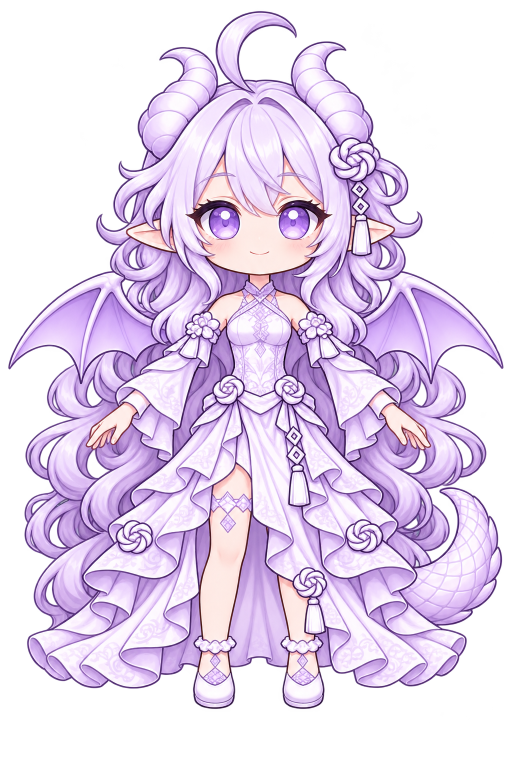
#> input picture live2d/source/master-a-pose.png, 1024 x 1536 px (shown at 1/2 size); its folder holds 5 pictures in this run
$ python prepare_live2d_layers.py
#> lines starting #> are read from the running program, lines starting #| are printed output that depends on the picture; after the words box and inside, x2 and y2 are one past the last pixel; in counts of white or black regions, pixels touching at a corner belong together
#> `COMPOSITE = Image.new("RGBA", SIZE)`: COMPOSITE: PIL image 1024x1536 RGBA; every value is 0
"""Pack imagegen underpaint + supplied illustration into aligned Cubism layers.

Masks perform technical part extraction; new hidden artwork is supplied by the
imagegen underpaint sources. All output keeps the 1024x1536 reference coordinates.
"""
from pathlib import Path
import json
import numpy as np
from PIL import Image, ImageDraw, ImageChops

ROOT = Path(__file__).resolve().parents[1]
SRC = ROOT / "live2d" / "source"
OUT = SRC / "layers"
SIZE = (1024, 1536)


def image(name):
#> called with name = 'master-a-pose.png'
    im = Image.open(SRC / name).convert("RGBA")
#> im is the input picture: PIL image 1024x1536 RGBA; mean R, G, B, A 157.9, 137.2, 171.2, 146.4
    assert im.size == SIZE
    a = np.array(im)
    alpha = a[..., 3]
    alpha[alpha <= 6] = 0
#> alpha: shape (1536, 1024); min 0, max 254, mean 146.4
    alpha[alpha >= 247] = 255
    a[..., :3][alpha == 0] = 0
#> call 2 of image, with name = 'body-underpaint.png'
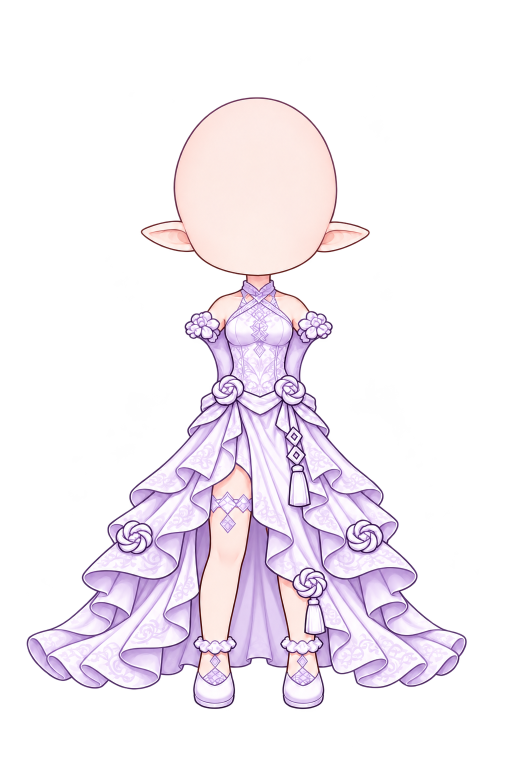
#> input picture live2d/source/body-underpaint.png, 1024 x 1536 px (shown at 1/2 size)
#> in image, im is the input picture: PIL image 1024x1536 RGBA; mean R, G, B, A 101.8, 90.3, 101.9, 75.6
#> in image (call 2), `alpha[alpha <= 6] = 0`: alpha: shape (1536, 1024); min 0, max 254, mean 75.6
#> call 3 of image, with name = 'back-hair-underpaint.png'
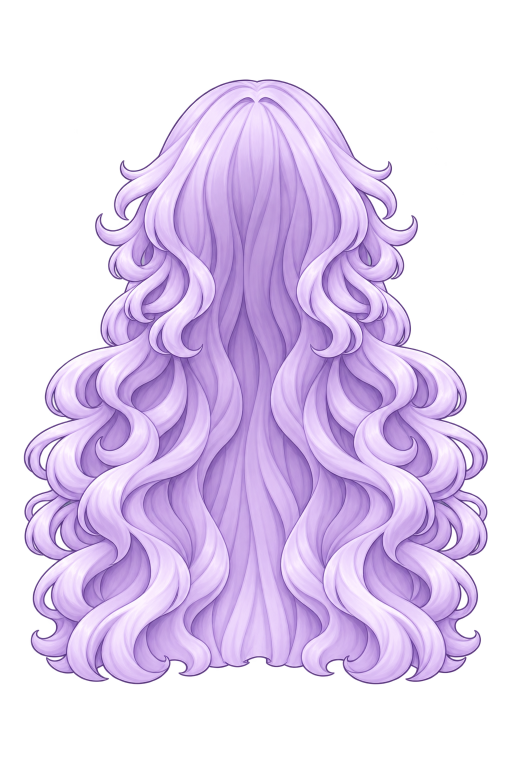
#> input picture live2d/source/back-hair-underpaint.png, 1024 x 1536 px (shown at 1/2 size)
#> in image, im is the input picture: PIL image 1024x1536 RGBA; mean R, G, B, A 136.5, 115.4, 155.1, 130.6
#> in image (call 3), `alpha[alpha <= 6] = 0`: alpha: shape (1536, 1024); min 0, max 254, mean 130.6
#> call 4 of image, with name = 'wings-underpaint.png'
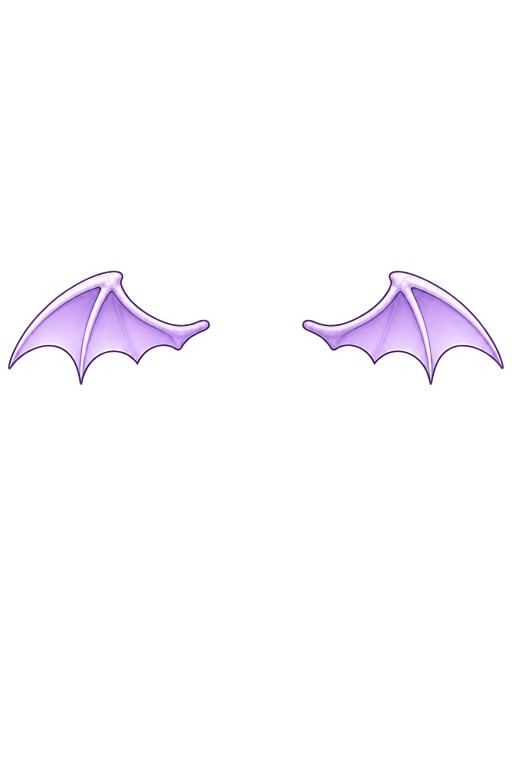
#> input picture live2d/source/wings-underpaint.png, 1024 x 1536 px (shown at 1/2 size)
#> in image, im is the input picture: PIL image 1024x1536 RGBA; mean R, G, B, A 25.2, 21.1, 28.7, 12.1
#> in image (call 4), `alpha[alpha <= 6] = 0`: alpha: shape (1536, 1024); min 0, max 254, mean 12.1
#> in image (call 4), `alpha[alpha >= 247] = 255`: alpha: shape (1536, 1024); min 0, max 255, mean 12.2
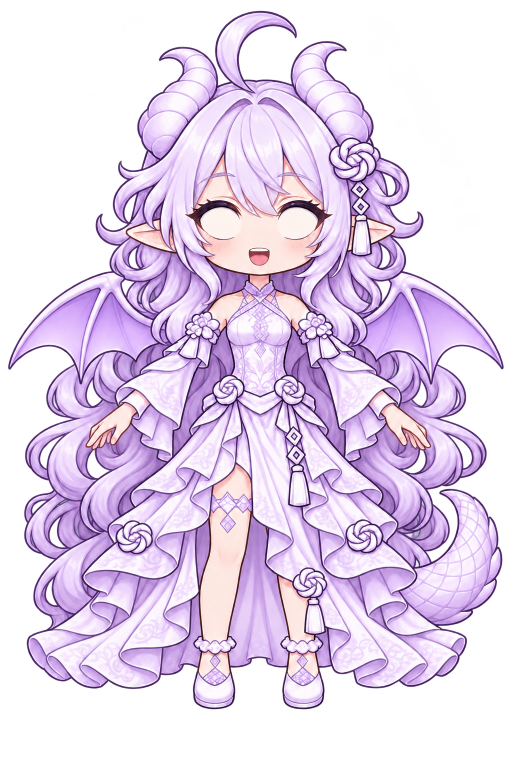
#> input picture live2d/source/face-underpaint.png, 1024 x 1536 px (shown at 1/2 size)
#> in image, im is the input picture: PIL image 1024x1536 RGBA; mean R, G, B, A 155.4, 133.9, 167.8, 147.3
#> in image (call 5), `alpha[alpha <= 6] = 0`:
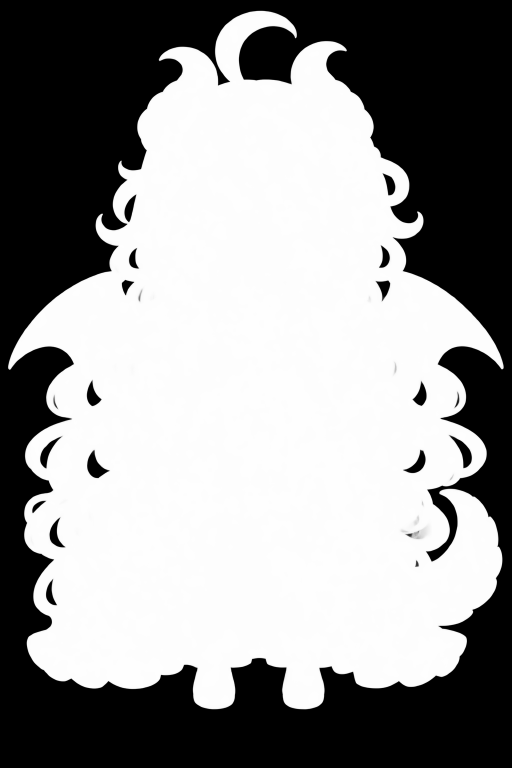
#> alpha: shape (1536, 1024) (shown at 1/2 size); min 0, max 254, mean 147.2
    return Image.fromarray(a)


def poly(points):
    m = Image.new("L", SIZE)
    ImageDraw.Draw(m).polygon(points, fill=255)
    return m


def rect(box):
#> called with box = (320, 120, 700, 1390)
    m = Image.new("L", SIZE); ImageDraw.Draw(m).rectangle(box, fill=255); return m
#> after `m = Image.new('L', SIZE)`: m: PIL image 1024x1536 L; every value is 0
#> after `ImageDraw.Draw(m).rectangle(box, fill=255)`:
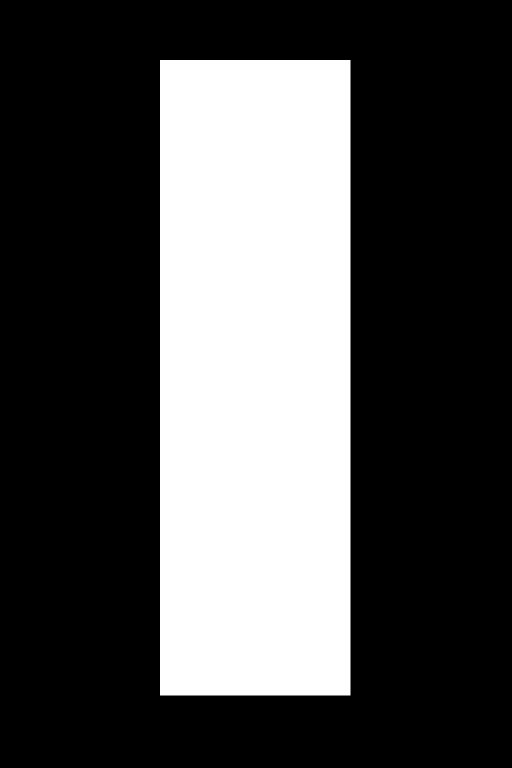
#> m: PIL image 1024x1536 L (shown at 1/2 size); 30.8% white; 1 white region, box (x1, y1, x2, y2) and area: (320, 120, 701, 1391) 484251


def ellipse(box):
    m = Image.new("L", SIZE); ImageDraw.Draw(m).ellipse(box, fill=255); return m


def subtract(a, b):
    return ImageChops.subtract(a, b)


def add(name, tag, im, mask, group="body", mesh_step=25, joint=None, pivot=None):
#> called with name = 'back_hair_center', tag = 'back hair', group = 'head', mesh_step = 25
    layer = im.copy()
    layer.putalpha(ImageChops.multiply(layer.getchannel("A"), mask))
    box = layer.getchannel("A").getbbox()
#> box = (320, 158, 701, 1356)
    if not box: raise ValueError("Empty layer: " + name)
    file = name + ".png"
    layer.save(OUT / file)
    x0, y0, x1, y1 = box
#> x0 = 320; y0 = 158; x1 = 701; y1 = 1356
    step = mesh_step
    xs = list(np.linspace(max(0, x0 - 2), min(SIZE[0], x1 + 2), max(3, int((x1 - x0) / step) + 1)))
    ys = list(np.linspace(max(0, y0 - 2), min(SIZE[1], y1 + 2), max(3, int((y1 - y0) / step) + 1)))
#> ys = 48 values from 156 to 1358
    verts = [float(v) for y in ys for x in xs for v in (x, y)]
    triangles = []
    for y in range(len(ys) - 1):
        for x in range(len(xs) - 1):
            a = y * len(xs) + x; b = a + 1; c = a + len(xs); d = c + 1
            triangles.extend([a, b, d, a, d, c])
    entry = {"name": name, "tag": tag, "file": "layers/" + file, "bounds": list(box), "vertices": verts, "triangles": triangles, "group": group, "drawOrder": len(LAYERS) * 10}
    if joint:
        entry.update(jointBoneId=joint, jointPivotX=pivot[0], jointPivotY=pivot[1], boneWeights=[float(np.clip((verts[i+1] - 675) / 115, 0, 1)) for i in range(0, len(verts), 2)])
    LAYERS.append(entry)
    COMPOSITE.alpha_composite(layer)


LAYERS = []
COMPOSITE = Image.new("RGBA", SIZE)


def prepare():
    OUT.mkdir(parents=True, exist_ok=True)
    master = image("master-a-pose.png")
    body = image("body-underpaint.png")
    hair = image("back-hair-underpaint.png")
    wings = image("wings-underpaint.png")
    face = image("face-underpaint.png")
    add("back_hair_center", "back hair", hair, rect((320, 120, 700, 1390)), "head")
    add("back_hair_left", "back hair", hair, rect((0, 120, 319, 1390)), "head")
#> in rect (call 2), `ImageDraw.Draw(m).rectangle(box, fill=255)`: m: PIL image 1024x1536 L; 25.9% white; 1 white region, box (x1, y1, x2, y2) and area: (0, 120, 320, 1391) 406720
    add("back_hair_right", "back hair", hair, rect((701, 120, 1023, 1390)), "head")
#> in rect (call 3), `ImageDraw.Draw(m).rectangle(box, fill=255)`: m: PIL image 1024x1536 L; 26.1% white; 1 white region, box (x1, y1, x2, y2) and area: (701, 120, 1024, 1391) 410533
    add("wing_left", "wings", wings, rect((0, 0, 511, 1535)), "wingLeft")
#> in rect (call 4), `ImageDraw.Draw(m).rectangle(box, fill=255)`: m: PIL image 1024x1536 L; 50% white; 1 white region, box (x1, y1, x2, y2) and area: (0, 0, 512, 1536) 786432
    add("wing_right", "wings", wings, rect((512, 0, 1023, 1535)), "wingRight")
#> in rect (call 5), `ImageDraw.Draw(m).rectangle(box, fill=255)`: m: PIL image 1024x1536 L; 50% white; 1 white region, box (x1, y1, x2, y2) and area: (512, 0, 1024, 1536) 786432
    add("tail", "tail", master, poly([(823,950),(955,953),(1023,1011),(1023,1204),(946,1286),(833,1290),(784,1244),(777,1150),(815,1068)]), "tail")
#> in poly, `ImageDraw.Draw(m).polygon(points, fill=255)`: m: PIL image 1024x1536 L; 4.4% white; 1 white region, box (x1, y1, x2, y2) and area: (777, 950, 1024, 1291) 69622
    left_leg = poly([(429,914),(498,974),(503,1055),(473,1280),(475,1416),(450,1434),(393,1425),(381,1383),(400,1284),(407,1122),(415,1007)])
#> in poly (call 2), `ImageDraw.Draw(m).polygon(points, fill=255)`: m: PIL image 1024x1536 L; 2.6% white; 1 white region, box (x1, y1, x2, y2) and area: (381, 914, 504, 1435) 40872
    right_leg = poly([(553,1045),(616,1083),(632,1152),(625,1306),(639,1414),(618,1434),(560,1430),(542,1391),(550,1312),(547,1181)])
#> in poly (call 3), `ImageDraw.Draw(m).polygon(points, fill=255)`: m: PIL image 1024x1536 L; 1.9% white; 1 white region, box (x1, y1, x2, y2) and area: (542, 1045, 640, 1435) 29632
    legs = ImageChops.lighter(left_leg, right_leg)
#> legs: PIL image 1024x1536 L; 4.5% white; 2 white regions, box (x1, y1, x2, y2) and area: (381, 914, 504, 1435) 40872, (542, 1045, 640, 1435) 29632
    add("leg_left", "legwear-l", body, left_leg, "legLeft")
#> in add (call 7), `layer.putalpha(ImageChops.multiply(layer.getchannel("A"), mask))`:
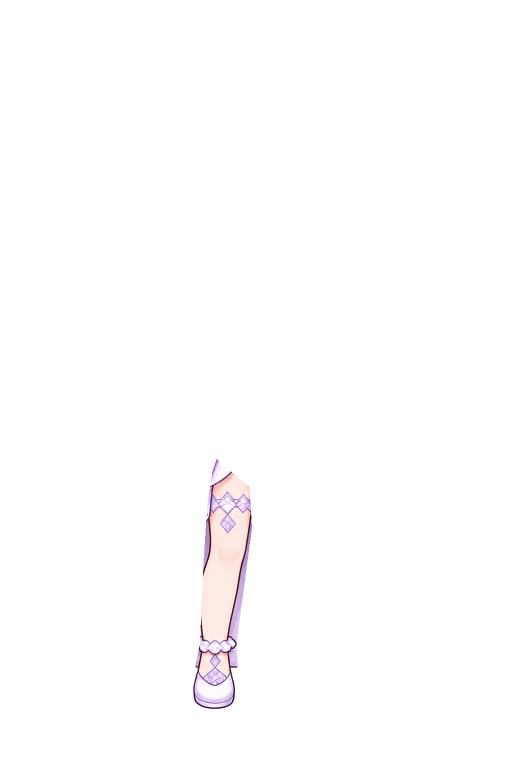
#> layer: PIL image 1024x1536 RGBA (shown at 1/2 size); mean R, G, B, A 67.1, 60.8, 67.2, 6.3; transparent parts drawn white
#> in add (call 7), `box = layer.getchannel("A").getbbox()`: box = (385, 914, 504, 1419)
#> in add (call 7), `x0, y0, x1, y1 = box`: x0 = 385; y0 = 914; x1 = 504; y1 = 1419
    add("leg_right", "legwear-r", body, right_leg, "legRight")
    add("dress_skirt", "bottomwear", body, subtract(rect((0,786,1023,1535)), legs))
    add("dress_bodice", "topwear", body, rect((0,575,1023,791)))
    add("neck", "neck", body, rect((465,539,561,584)), "head")
    add("ear_left", "ears-l", body, rect((266,424,395,515)), "head", 12)
    add("ear_right", "ears-r", body, rect((640,424,752,515)), "head", 12)
    face_mask = rect((345,180,680,553))
    add("face_base", "face", body, face_mask, "head", 18)
    left_arm = poly([(397,619),(443,639),(438,681),(413,718),(387,759),(371,816),(363,861),(339,900),(313,903),(283,870),(256,844),(235,819),(228,791),(252,761),(283,741),(305,717),(327,680),(360,647),(373,626)])
    left_hand = poly([(247,795),(287,821),(278,850),(253,876),(209,903),(170,899),(163,877),(177,849),(207,825)])
    right_arm = poly([(620,620),(665,626),(696,659),(721,693),(747,726),(786,749),(804,775),(812,801),(792,829),(767,847),(740,877),(708,909),(680,901),(662,863),(651,820),(632,768),(615,727),(595,682)])
    right_hand = poly([(779,797),(818,818),(850,846),(862,881),(849,905),(819,904),(786,880),(758,852),(740,823)])
    add("arm_left", "handwear-l", master, ImageChops.lighter(left_arm,left_hand), "armLeft", 16, "leftElbow", (319,757))
    add("arm_right", "handwear-r", master, ImageChops.lighter(right_arm,right_hand), "armRight", 16, "rightElbow", (710,757))
    # Front-hair extraction excludes the open facial area. Inpainted skin stays
    # behind it, so head turns do not expose transparent gaps under the fringe.
    hair_outer = poly([(228,159),(761,159),(782,271),(806,330),(813,418),(842,475),(818,525),(838,596),(821,655),(806,703),(756,732),(696,715),(657,678),(623,685),(605,663),(578,565),(441,565),(433,666),(406,698),(365,715),(307,710),(268,679),(238,616),(211,575),(200,480),(213,380),(219,287)])
    face_hole = poly([(386,388),(407,356),(430,348),(461,378),(487,411),(524,428),(555,419),(577,378),(614,355),(642,383),(654,416),(667,451),(650,489),(619,521),(577,542),(523,553),(474,547),(431,531),(391,505),(362,466),(369,431)])
    front = subtract(hair_outer, face_hole)
    add("front_hair_left", "front hair", master, ImageChops.multiply(front,rect((0,0,425,1535))), "head", 16)
    add("front_hair_center", "front hair", master, ImageChops.multiply(front,rect((426,0,598,1535))), "head", 16)
    add("front_hair_right", "front hair", master, ImageChops.multiply(front,rect((599,0,1023,1535))), "head", 16)
    add("horn_left", "headwear", master, poly([(274,111),(343,83),(415,91),(436,137),(405,201),(373,282),(333,326),(288,313),(268,267),(273,218),(296,160)]), "head", 18)
    add("horn_right", "headwear", master, poly([(600,89),(666,71),(706,99),(722,158),(755,216),(754,272),(724,318),(682,314),(657,282),(645,223),(614,170)]), "head", 18)
    add("crown_root_details", "headwear", master, rect((200,0,830,199)), "head", 15)
    add("ahoge", "front hair", master, poly([(428,164),(431,92),(458,37),(506,13),(556,20),(594,55),(592,91),(561,80),(527,84),(508,128),(503,169)]), "head", 12)
    add("hair_ornament", "headwear", master, poly([(671,276),(711,262),(750,285),(780,323),(777,362),(762,391),(761,473),(764,501),(733,510),(701,502),(697,423),(693,390),(660,357),(656,316)]), "head", 10)
    # Eye aperture, iris and lash layers are separate meshes with native IDs.
    for side, box, iris_box, brow in [
        ("l", (380,395,499,488), (413,411,485,480), (398,340,457,361)),
        ("r", (550,395,661,488), (556,411,625,480), (559,340,622,362))]:
        eye_mask = ellipse(box)
        add("eye_white_"+side, "eyewhite-"+side, face, eye_mask, "head", 6)
        add("iris_"+side, "irides-"+side, master, ellipse(iris_box), "head", 5)
        # Preserve ink rather than a rectangular patch of face-colored pixels.
        a = np.array(master); rgb = a[...,:3].astype(float)
        dark = ((rgb[...,0]*.30 + rgb[...,1]*.59 + rgb[...,2]*.11) < 119).astype(np.uint8)*255
        lash_mask = ImageChops.multiply(eye_mask, Image.fromarray(dark))
        add("eyelash_"+side, "eyelash-"+side, master, lash_mask, "head", 5)
        add("eyebrow_"+side, "eyebrow-"+side, master, rect(brow), "head", 7)
    add("mouth", "mouth", face, ellipse((494,493,544,535)), "head", 5)
    COMPOSITE.save(SRC / "assembled-preview.png")
    preview = Image.new("RGBA", SIZE, (241,242,247,255)); preview.alpha_composite(COMPOSITE); preview.thumbnail((683,1024)); preview.convert("RGB").save(SRC / "assembled-preview.jpg",quality=95)
    (SRC / "layers.json").write_text(json.dumps({"width":1024,"height":1536,"layers":LAYERS},ensure_ascii=False),encoding="utf-8")
    print("Prepared",len(LAYERS),"aligned layers; native canvas",SIZE)


#> (the run stopped early here; a loop or call above may not have finished)
